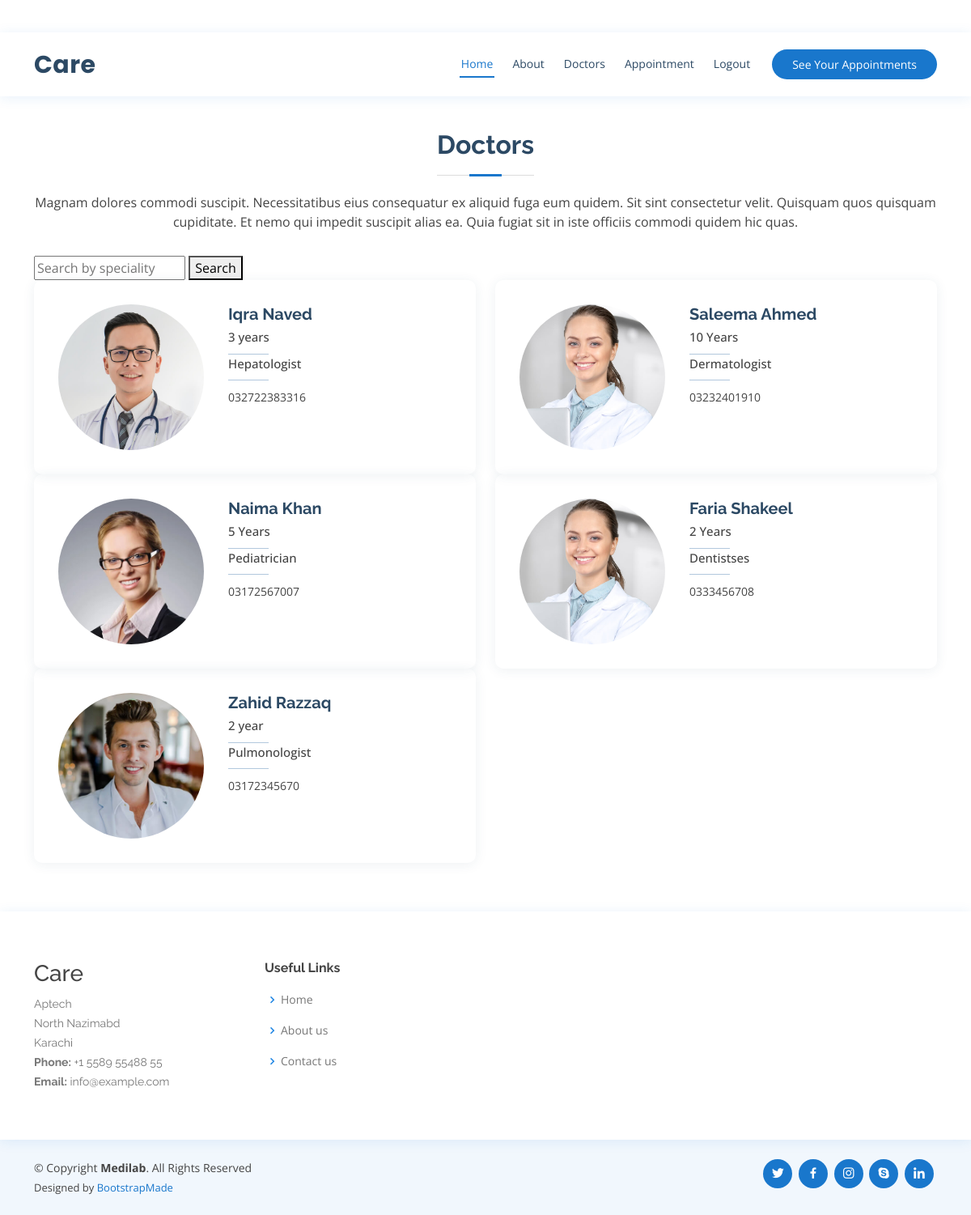
The app's page /code/Medilab/Medilab/doctors.php with its own data.
### tables this page shows
CREATE TABLE `doctor` (
  `Id` int(11) NOT NULL,
  `doc_name` varchar(50) NOT NULL,
  `experience` varchar(1000) NOT NULL,
  `contact` varchar(12) NOT NULL,
  `user_id_FK` int(11) NOT NULL,
  `cat_id_FK` int(11) NOT NULL,
  `city_id_FK` int(11) NOT NULL,
  `doc_img` varchar(100) NOT NULL,
  `status` int(11) NOT NULL
);

CREATE TABLE `category` (
  `Id` int(11) NOT NULL,
  `cat_name` varchar(50) NOT NULL,
  `status` int(11) NOT NULL
);

### code/Medilab/Medilab/doctors.php (the view)
<?php
include "header.php";
if(isset($_POST['sea'])){
    $id=$_POST['search'];
    $q="select * from doctor join category on doctor.cat_id_FK=category.Id where doctor.status=0 and category.cat_name='$id'";
}
else{
$q="select * from doctor join category on doctor.cat_id_FK=category.Id where doctor.status=0";}
?>
    <section id="doctors" class="doctors" style="margin-top:100px;">
      <div class="container">
        <div class="section-title">
          <h2>Doctors</h2>
          <p>Magnam dolores commodi suscipit. Necessitatibus eius consequatur ex aliquid fuga eum quidem. Sit sint consectetur velit. Quisquam quos quisquam cupiditate. Et nemo qui impedit suscipit alias ea. Quia fugiat sit in iste officiis commodi quidem hic quas.</p>
        </div>
<div class="row">
<form action="" method="post">
<input type="text" name="search" placeholder="Search by speciality" value="">
<button type="submit" name="sea">Search</button>
</form>
</div>
        <div class="row">
<?php
$result=mysqli_query($con,$q);
while($data=mysqli_fetch_assoc($result)){
?>
          <div class="col-lg-6">
            <div class="member d-flex align-items-start">
              <div class="pic"><img src="../../Admin/<?php echo $data['doc_img']?>" class="img-fluid" alt=""></div>
              <div class="member-info">
                <h4><?php echo $data['doc_name']?></h4>
                <span><?php echo $data['experience']?></span>
                <span><?php echo $data['cat_name']?></span>
                <p><?php echo $data['contact']?></p>
              </div>
            </div>
          </div>
<?php
}
?>
        </div>
      </div>
    </section>
    <?php
include "footer.php";
?>

### code/Medilab/Medilab/header.php (shortened to what this page needs)
<!DOCTYPE html>
<html lang="en">
<head>
  <link href="assets/vendor/fontawesome-free/css/all.min.css" rel="stylesheet">
  <link href="assets/vendor/animate.css/animate.min.css" rel="stylesheet">
  <link href="assets/vendor/bootstrap/css/bootstrap.min.css" rel="stylesheet">
  <link href="assets/vendor/bootstrap-icons/bootstrap-icons.css" rel="stylesheet">
  <link href="assets/vendor/boxicons/css/boxicons.min.css" rel="stylesheet">
  <link href="assets/vendor/glightbox/css/glightbox.min.css" rel="stylesheet">
  <link href="assets/vendor/remixicon/remixicon.css" rel="stylesheet">
  <link href="assets/vendor/swiper/swiper-bundle.min.css" rel="stylesheet">
  <link href="assets/css/style.css" rel="stylesheet">
</head>
<body>
  <header id="header" class="fixed-top">
    <div class="container d-flex align-items-center">
      <h1 class="logo me-auto"><a href="index.html">Care</a></h1>
      <nav id="navbar" class="navbar order-last order-lg-0">
        <ul>
          <li><a class="nav-link scrollto active" href="index.php">Home</a></li>
          <li><a class="nav-link scrollto" href="about.php">About</a></li>
          <li><a class="nav-link scrollto" href="Doctors.php">Doctors</a></li>
          <li><a class="nav-link scrollto" href="app.php">Appointment</a></li>
          <li><a class="nav-link scrollto" href="../../Admin/logout.php">Logout</a></li>
        </ul>
      </nav>
      <a href="appoin.php" class="appointment-btn scrollto"><span class="d-none d-md-inline">See Your</span> Appointments</a>
    </div>
  </header>

### code/Medilab/Medilab/footer.php (shortened to what this page needs)
 <footer id="footer">
<div class="footer-top">
  <div class="container">
    <div class="row">
      <div class="col-lg-3 col-md-6 footer-contact">
        <h3>Care</h3>
        <p>
          Aptech  <br> North Nazimabd<br>
          Karachi
          <br>
          <strong>Phone:</strong> +1 5589 55488 55<br>
          <strong>Email:</strong> info@example.com<br>
        </p>
      </div>
      <div class="col-lg-2 col-md-6 footer-links">
        <h4>Useful Links</h4>
        <ul>
          <li><i class="bx bx-chevron-right"></i> <a href="index.php">Home</a></li>
          <li><i class="bx bx-chevron-right"></i> <a href="about.php">About us</a></li>
          <li><i class="bx bx-chevron-right"></i> <a href="contact.php">Contact us</a></li>
        </ul>
      </div>
    </div>
  </div>
</div>
<div class="container d-md-flex py-4">
  <div class="me-md-auto text-center text-md-start">
    <div class="copyright">
      &copy; Copyright <strong><span>Medilab</span></strong>. All Rights Reserved
    </div>
    <div class="credits">
      Designed by <a href="https://bootstrapmade.com/">BootstrapMade</a>
    </div>
  </div>
  <div class="social-links text-center text-md-right pt-3 pt-md-0">
    <a href="#" class="twitter"><i class="bx bxl-twitter"></i></a>
    <a href="#" class="facebook"><i class="bx bxl-facebook"></i></a>
    <a href="#" class="instagram"><i class="bx bxl-instagram"></i></a>
    <a href="#" class="google-plus"><i class="bx bxl-skype"></i></a>
    <a href="#" class="linkedin"><i class="bx bxl-linkedin"></i></a>
  </div>
</div>
</footer>
</body>
</html>

### code/Medilab/Medilab/assets/css/style.css (style rules this page uses)
body { font-family: "Open Sans", sans-serif; color: #444444; }
a { color: #1977cc; text-decoration: none; }
h1, h2, h3, h4, h5, h6 { font-family: "Raleway", sans-serif; }
#header { background: #fff; transition: all 0.5s; z-index: 997; padding: 15px 0; top: 40px; box-shadow: 0px 2px 15px rgba(25, 119, 204, 0.1); }
#header .logo { font-size: 30px; margin: 0; padding: 0; line-height: 1; font-weight: 700; letter-spacing: 0.5px; font-family: "Poppins", sans-serif; }
#header .logo a { color: #2c4964; }
.appointment-btn { margin-left: 25px; background: #1977cc; color: #fff; border-radius: 50px; padding: 8px 25px; white-space: nowrap; transition: 0.3s; font-size: 14px; display: inline-block; }
.navbar { padding: 0; }
.navbar ul { margin: 0; padding: 0; display: flex; list-style: none; align-items: center; }
.navbar li { position: relative; }
.navbar>ul>li { position: relative; white-space: nowrap; padding: 8px 0 8px 20px; }
.navbar a, .navbar a:focus { display: flex; align-items: center; justify-content: space-between; font-size: 14px; color: #2c4964; white-space: nowrap; transition: 0.3s; border-bottom: 2px solid #fff; padding: 5px 2px; }
.navbar a:hover, .navbar .active, .navbar .active:focus, .navbar li:hover>a { color: #1977cc; border-color: #1977cc; }
section { padding: 60px 0; overflow: hidden; }
.section-title { text-align: center; padding-bottom: 30px; }
.section-title h2 { font-size: 32px; font-weight: bold; margin-bottom: 20px; padding-bottom: 20px; position: relative; color: #2c4964; }
.section-title h2::before { content: ""; position: absolute; display: block; width: 120px; height: 1px; background: #ddd; bottom: 1px; left: calc(50% - 60px); }
.section-title h2::after { content: ""; position: absolute; display: block; width: 40px; height: 3px; background: #1977cc; bottom: 0; left: calc(50% - 20px); }
.section-title p { margin-bottom: 0; }
.doctors { background: #fff; }
.doctors .member { position: relative; box-shadow: 0px 2px 15px rgba(44, 73, 100, 0.08); padding: 30px; border-radius: 10px; }
.doctors .member .pic { overflow: hidden; width: 180px; border-radius: 50%; }
.doctors .member .pic img { transition: ease-in-out 0.3s; }
.doctors .member .member-info { padding-left: 30px; }
.doctors .member h4 { font-weight: 700; margin-bottom: 5px; font-size: 20px; color: #2c4964; }
.doctors .member span { display: block; font-size: 15px; padding-bottom: 10px; position: relative; font-weight: 500; }
.doctors .member span::after { content: ""; position: absolute; display: block; width: 50px; height: 1px; background: #b2c8dd; bottom: 0; left: 0; }
.doctors .member p { margin: 10px 0 0 0; font-size: 14px; }
#footer { color: #444444; font-size: 14px; background: #f1f7fd; }
#footer .footer-top { padding: 60px 0 30px 0; background: #fff; box-shadow: 0px 2px 15px rgba(25, 119, 204, 0.1); }
#footer .footer-top .footer-contact { margin-bottom: 30px; }
#footer .footer-top .footer-contact p { font-size: 14px; line-height: 24px; margin-bottom: 0; font-family: "Raleway", sans-serif; color: #777777; }
#footer .footer-top h4 { font-size: 16px; font-weight: bold; color: #444444; position: relative; padding-bottom: 12px; }
#footer .footer-top .footer-links { margin-bottom: 30px; }
#footer .footer-top .footer-links ul { list-style: none; padding: 0; margin: 0; }
#footer .footer-top .footer-links ul i { padding-right: 2px; color: #1c84e3; font-size: 18px; line-height: 1; }
#footer .footer-top .footer-links ul li { padding: 10px 0; display: flex; align-items: center; }
#footer .footer-top .footer-links ul li:first-child { padding-top: 0; }
#footer .footer-top .footer-links ul a { color: #777777; transition: 0.3s; display: inline-block; line-height: 1; }
#footer .credits { padding-top: 5px; font-size: 13px; color: #444444; }
#footer .social-links a { font-size: 18px; display: inline-block; background: #1977cc; color: #fff; line-height: 1; padding: 8px 0; margin-right: 4px; border-radius: 50%; text-align: center; width: 36px; height: 36px; transition: 0.3s; }

### records on screen
doctor: doc_img (picture), doc_name "Iqra Naved", experience "3 years", cat_id_FK.cat_name "Hepatologist", contact "032722383316"
doctor: doc_img (picture), doc_name "Saleema Ahmed", experience "10 Years", cat_id_FK.cat_name "Dermatologist", contact "03232401910"
doctor: doc_img (picture), doc_name "Naima Khan", experience "5 Years", cat_id_FK.cat_name "Pediatrician", contact "03172567007"
doctor: doc_img (picture), doc_name "Faria Shakeel", experience "2 Years", cat_id_FK.cat_name "Dentistses", contact "0333456708"
doctor: doc_img (picture), doc_name "Zahid Razzaq", experience "2 year", cat_id_FK.cat_name "Pulmonologist", contact "03172345670"
